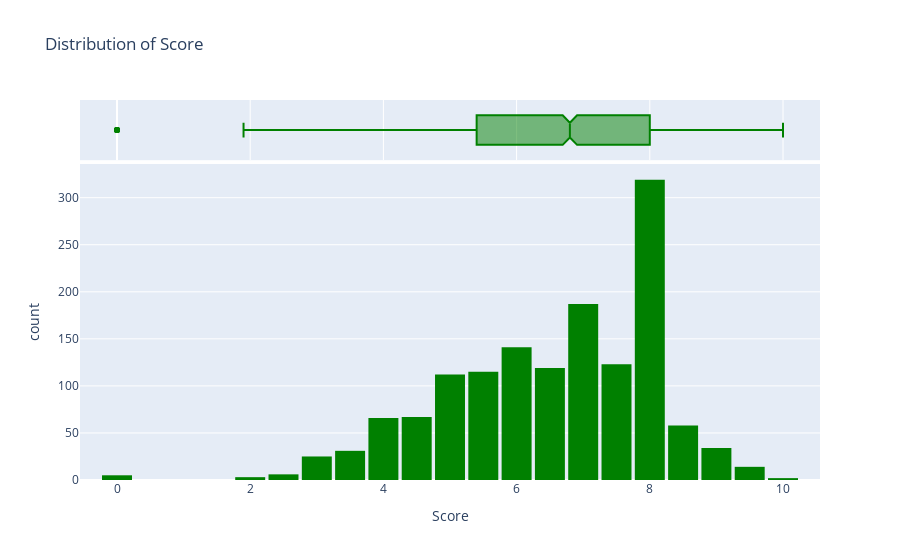

Notebook code for this chart:
### Markdown cell above
Score is a numeric and continuous column. The minimum socre is 0 and the maximum score is 10 . Thus we can visualize the distribution of socre using a histogram with 20 bins (two for each score) and a box plot. We'll use plotly to make the chart interactive, but you can create similar charts using Seaborn.

### Code cell
fig = px.histogram(df, 
                   x='Score', 
                   marginal='box',
                   nbins = 21,
                   color_discrete_sequence=['green'], 
                   title='Distribution of Score')
fig.update_layout(bargap=0.1)
fig.show()

### Figure 1 — Plotly figure (JSON) as saved in the notebook; plotly's stock layout.template omitted (floating-point values rounded to 4 significant figures; data arrays with more than 128 entries replaced by an {"elided": "..."} marker saying what was removed)
{"data": [{"alignmentgroup": "True", "bingroup": "x", "hovertemplate": "Score=%{x}<br>count=%{y}<extra></extra>", "legendgroup": "", "marker": {"color": "green", "pattern": {"shape": ""}}, "name": "", "nbinsx": 21, "offsetgroup": "", "orientation": "v", "showlegend": false, "type": "histogram", "x": {"elided": "1427 float values"}, "xaxis": "x", "yaxis": "y"}, {"alignmentgroup": "True", "hovertemplate": "Score=%{x}<extra></extra>", "legendgroup": "", "marker": {"color": "green"}, "name": "", "notched": true, "offsetgroup": "", "showlegend": false, "type": "box", "x": {"elided": "1427 float values"}, "xaxis": "x2", "yaxis": "y2"}], "layout": {"bargap": 0.1, "barmode": "relative", "legend": {"tracegroupgap": 0}, "title": {"text": "Distribution of Score"}, "xaxis": {"anchor": "y", "domain": [0, 1], "title": {"text": "Score"}}, "xaxis2": {"anchor": "y2", "domain": [0, 1], "matches": "x", "showgrid": true, "showticklabels": false}, "yaxis": {"anchor": "x", "domain": [0, 0.8316], "title": {"text": "count"}}, "yaxis2": {"anchor": "x2", "domain": [0.8416, 1], "matches": "y2", "showgrid": false, "showline": false, "showticklabels": false, "ticks": ""}}}
